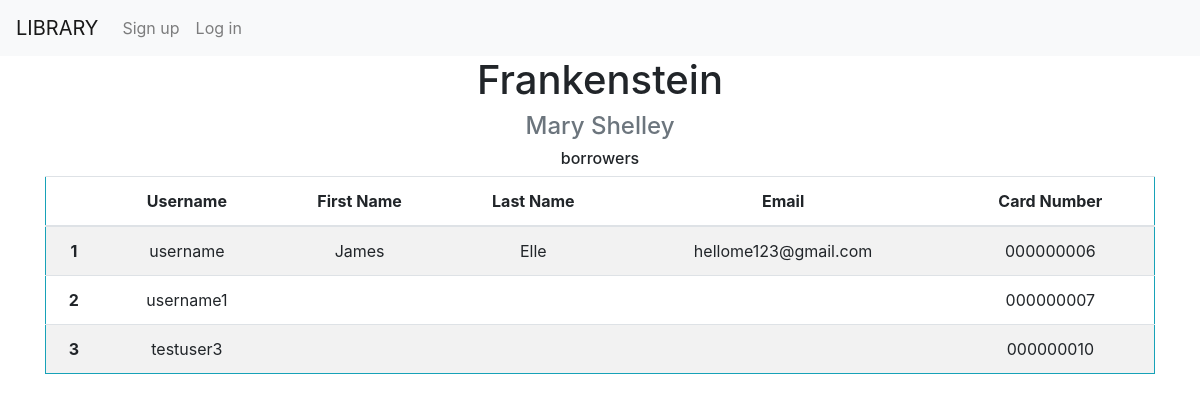
The app's page /book/borrowers/7/ with its own data.
### bookshelf/models.py (models this page shows, shortened)
class Book(models.Model):
    title = models.CharField(max_length=100)
    author = models.ForeignKey(Author, on_delete=models.CASCADE)
    cover = models.CharField(max_length=200)
    total_amount = models.IntegerField(default=1)
    current_amount = models.IntegerField(default=1)
    reserved_amount = models.IntegerField(default=0)
    ISBN = models.CharField(max_length=13, default='0000000000000')
    TYPE_CHOICES = [
        ('paperback', 'Paperback'),
        ('electronic', 'Electronic')
    ]
    type = models.CharField(max_length=11,
                            choices=TYPE_CHOICES,
                            default='paperback')
    STATUS_CHOICES = [
        ('A', 'Available'),
        ('R', 'Reserved'),
        ('L', 'Loaned'),
    ]
    status = models.CharField(
        max_length=1,
        choices=STATUS_CHOICES,
        default='A',
    )
    borrower = models.ManyToManyField(User, blank=True, related_name='borrowerOfBook')
    reserver = models.ManyToManyField(User, blank=True, related_name='reserverOfBook')
    def __str__(self):
        return ("%s %s. %s" % (self.title, self.author.first_name[:1], self.author.last_name))

class Author(models.Model):
    first_name = models.CharField(max_length=50)
    last_name = models.CharField(max_length=50)

class Profile(models.Model):
    user = models.OneToOneField(User, on_delete=models.CASCADE)
    card_number = models.CharField(max_length=13, default='000000000')

### bookshelf/views.py (the view)
# urls.py: path('book/borrowers/<int:pk>/', BookBorrowersDetailView.as_view(), name='borrowers_detail'),
class BookBorrowersDetailView(DetailView):
    model = Book
    template_name = 'bookshelf/borrowers_detail.html'

### templates/bookshelf/borrowers_detail.html (shortened to what this page needs)
{% extends 'bookshelf/base.html' %}
{% block content %}
    <div class="container">
        <div class="row">
            <div class="col text-center">
                <h1>{{ book.title|title }} </h1>
            <h4 class="text-muted">{{ book.author.first_name }} {{ book.author.last_name }}</h4>
                <h6>borrowers</h6>
                <div class="table-responsive">
                    <table class="table table-striped border border-info">
                        <thead>
                        <tr>
                            <th scope="col"></th>
                            <th scope="col">Username</th>
                            <th scope="col">First Name</th>
                            <th scope="col">Last Name</th>
                            <th scope="col">Email</th>
                            <th scope="col">Card Number</th>
                        </tr>
                        </thead>
                        <tbody>
                        {% for i in book.borrower.all %}
                            <tr>
                                <th scope="row">{{ forloop.counter }}</th>
                                <td>{{ i.username }}</td>
                                <td>{{ i.first_name }}</td>
                                <td>{{ i.last_name }}</td>
                                <td>{{ i.email }}</td>
                                <td>{{ i.profile.card_number }}</td>
                            </tr>
                        {% endfor %}
                        </tbody>
                </div>
            </div>
        </div>
{% endblock %}

### templates/bookshelf/base.html (shortened to what this page needs)
<!DOCTYPE html>
<html lang="en">
<head>
    {% load filters %}
    {% load static %}
    <link rel="stylesheet" href="https://stackpath.bootstrapcdn.com/bootstrap/4.4.1/css/bootstrap.min.css"
>
    <link rel="stylesheet" href="https://cdnjs.cloudflare.com/ajax/libs/animate.css/3.7.2/animate.min.css">
</head>
<body>
<nav class="navbar navbar-expand-lg navbar-light bg-light sticky-top">
    <a class="navbar-brand" href="{% url 'index' %}">LIBRARY</a>
    <div class="collapse navbar-collapse" id="navbarSupportedContent">
        <ul class="navbar-nav mr-auto">
            {% if user.is_authenticated %}
                <li class="nav-item">
                    <a class="nav-link" href="#" title="Username and card number">
                        {{ user.username }}:{{ user.profile.card_number }}
                    </a>
                </li>
                <li class="nav-item">
                    <a class="nav-link" href="{% url "logout" %}">
                        Log out
                    </a>
                </li>
            {% else %}
                <li class="nav-item">
                    <a class="nav-link" href="{% url "signup" %}">
                        Sign up
                    </a>
                </li>
                <li class="nav-item">
                    <a class="nav-link" href="{% url "login" %}">
                        Log in
                    </a>
                </li>
            {% endif %}
            <li class="nav-item active">
                <a href="" class="nav-link" style="cursor:default">
                </a>
            </li>
        </ul>
    </div>
</nav>
{% block content %}
{% endblock %}
</body>
</html>

### templates/bookshelf/base.html (style rules this page uses)
a, a:hover, a:focus, a:active { text-decoration: none; color: inherit; }

### records on screen
Book: title "Frankenstein", author.first_name "Mary", author.last_name "Shelley"

### other values on screen
{{ i.username }} "username"
{{ i.first_name }} "James"
{{ i.last_name }} "Elle"
{{ i.email }} "hellome123@gmail.com"
{{ i.profile.card_number }} "000000006"
{{ i.username }} "username1"
{{ i.profile.card_number }} "000000007"
{{ i.username }} "testuser3"
{{ i.profile.card_number }} "000000010"
